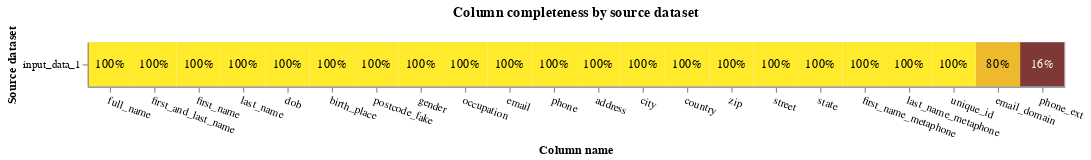

The cell this chart's notebook holds for it:
### Code cell
# Analyze completeness of data
db_api = DuckDBAPI()
analyze_completeness(combined_df, db_api)

### Figure 1 — Vega-Lite specification as saved in the notebook (floating-point values rounded to 4 significant figures)
{"config": {"view": {"continuousWidth": 400, "continuousHeight": 300}}, "layer": [{"mark": "rect", "encoding": {"color": {"field": "completeness", "legend": null, "scale": {"scheme": "darkred", "zero": true}, "type": "quantitative"}, "tooltip": [{"field": "source_dataset", "title": "Source dataset", "type": "nominal"}, {"field": "total_rows_inc_nulls", "format": ",", "title": "# of records", "type": "quantitative"}, {"field": "column_name", "title": "Column name", "type": "nominal"}, {"field": "total_null_rows", "format": ",", "title": "# of nulls", "type": "quantitative"}, {"field": "completeness", "format": ".1%", "type": "quantitative"}], "x": {"axis": {"labelAngle": 20}, "field": "column_name", "sort": {"field": "mean_comp", "order": "descending"}, "title": "Column name", "type": "nominal"}, "y": {"field": "source_dataset", "title": "Source dataset", "type": "nominal"}}, "title": "Column completeness by source dataset", "transform": [{"joinaggregate": [{"op": "mean", "field": "completeness", "as": "mean_comp"}], "groupby": ["column_name"]}]}, {"mark": {"type": "text"}, "encoding": {"color": {"condition": {"test": "datum['completeness'] < 0.5", "value": "white"}, "value": "black"}, "text": {"field": "completeness", "format": ".0%", "type": "quantitative"}, "x": {"axis": {"labelAngle": 0}, "field": "column_name", "sort": {"field": "mean_comp", "order": "descending"}, "type": "nominal"}, "y": {"field": "source_dataset", "type": "nominal"}}, "transform": [{"joinaggregate": [{"op": "mean", "field": "completeness", "as": "mean_comp"}], "groupby": ["column_name"]}]}], "data": {"name": "data-c1821a5f33fcd6c1789168a83543a085"}, "height": {"step": 40}, "width": {"step": 40}, "$schema": "https://vega.github.io/schema/vega-lite/v5.9.3.json", "datasets": {"data-c1821a5f33fcd6c1789168a83543a085": [{"source_dataset": "input_data_1", "column_name": "full_name", "total_null_rows": 0, "total_rows_inc_nulls": 50578, "completeness": 1.0}, {"source_dataset": "input_data_1", "column_name": "first_and_last_name", "total_null_rows": 0, "total_rows_inc_nulls": 50578, "completeness": 1.0}, {"source_dataset": "input_data_1", "column_name": "first_name", "total_null_rows": 0, "total_rows_inc_nulls": 50578, "completeness": 1.0}, {"source_dataset": "input_data_1", "column_name": "last_name", "total_null_rows": 0, "total_rows_inc_nulls": 50578, "completeness": 1.0}, {"source_dataset": "input_data_1", "column_name": "dob", "total_null_rows": 0, "total_rows_inc_nulls": 50578, "completeness": 1.0}, {"source_dataset": "input_data_1", "column_name": "birth_place", "total_null_rows": 0, "total_rows_inc_nulls": 50578, "completeness": 1.0}, {"source_dataset": "input_data_1", "column_name": "postcode_fake", "total_null_rows": 0, "total_rows_inc_nulls": 50578, "completeness": 1.0}, {"source_dataset": "input_data_1", "column_name": "gender", "total_null_rows": 0, "total_rows_inc_nulls": 50578, "completeness": 1.0}, {"source_dataset": "input_data_1", "column_name": "occupation", "total_null_rows": 0, "total_rows_inc_nulls": 50578, "completeness": 1.0}, {"source_dataset": "input_data_1", "column_name": "email", "total_null_rows": 0, "total_rows_inc_nulls": 50578, "completeness": 1.0}, {"source_dataset": "input_data_1", "column_name": "phone", "total_null_rows": 0, "total_rows_inc_nulls": 50578, "completeness": 1.0}, {"source_dataset": "input_data_1", "column_name": "address", "total_null_rows": 0, "total_rows_inc_nulls": 50578, "completeness": 1.0}, {"source_dataset": "input_data_1", "column_name": "city", "total_null_rows": 0, "total_rows_inc_nulls": 50578, "completeness": 1.0}, {"source_dataset": "input_data_1", "column_name": "country", "total_null_rows": 0, "total_rows_inc_nulls": 50578, "completeness": 1.0}, {"source_dataset": "input_data_1", "column_name": "zip", "total_null_rows": 0, "total_rows_inc_nulls": 50578, "completeness": 1.0}, {"source_dataset": "input_data_1", "column_name": "street", "total_null_rows": 0, "total_rows_inc_nulls": 50578, "completeness": 1.0}, {"source_dataset": "input_data_1", "column_name": "state", "total_null_rows": 0, "total_rows_inc_nulls": 50578, "completeness": 1.0}, {"source_dataset": "input_data_1", "column_name": "phone_ext", "total_null_rows": 42298, "total_rows_inc_nulls": 50578, "completeness": 0.1637}, {"source_dataset": "input_data_1", "column_name": "email_domain", "total_null_rows": 10143, "total_rows_inc_nulls": 50578, "completeness": 0.7995}, {"source_dataset": "input_data_1", "column_name": "first_name_metaphone", "total_null_rows": 0, "total_rows_inc_nulls": 50578, "completeness": 1.0}, {"source_dataset": "input_data_1", "column_name": "last_name_metaphone", "total_null_rows": 0, "total_rows_inc_nulls": 50578, "completeness": 1.0}, {"source_dataset": "input_data_1", "column_name": "unique_id", "total_null_rows": 0, "total_rows_inc_nulls": 50578, "completeness": 1.0}]}}
